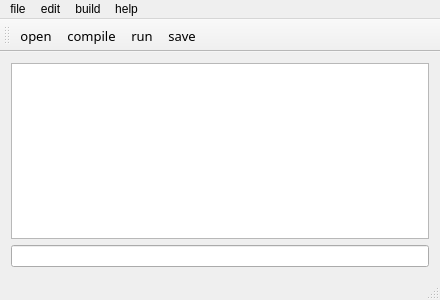
<?xml version="1.0" encoding="UTF-8"?>
<ui version="4.0">
 <class>MainWindow</class>
 <widget class="QMainWindow" name="MainWindow">
  <property name="geometry">
   <rect>
    <x>0</x>
    <y>0</y>
    <width>440</width>
    <height>300</height>
   </rect>
  </property>
  <property name="windowTitle">
   <string>MainWindow</string>
  </property>
  <widget class="QWidget" name="centralWidget">
   <layout class="QVBoxLayout" name="verticalLayout">
    <item>
     <widget class="QTextEdit" name="textEdit">
      <property name="styleSheet">
       <string notr="true"/>
      </property>
     </widget>
    </item>
    <item>
     <widget class="QLineEdit" name="lineEdit"/>
    </item>
   </layout>
  </widget>
  <widget class="QMenuBar" name="menuBar">
   <property name="geometry">
    <rect>
     <x>0</x>
     <y>0</y>
     <width>440</width>
     <height>23</height>
    </rect>
   </property>
   <widget class="QMenu" name="menufile">
    <property name="title">
     <string>file</string>
    </property>
    <addaction name="actionnew"/>
    <addaction name="actionopen"/>
    <addaction name="actionsave"/>
    <addaction name="separator"/>
   </widget>
   <widget class="QMenu" name="menuedit">
    <property name="title">
     <string>edit</string>
    </property>
    <addaction name="actionundo"/>
    <addaction name="actioncopy"/>
    <addaction name="actionpaste"/>
    <addaction name="actioncut"/>
    <addaction name="separator"/>
   </widget>
   <widget class="QMenu" name="menubuild">
    <property name="title">
     <string>build</string>
    </property>
    <addaction name="actioncompile"/>
    <addaction name="actionrun"/>
    <addaction name="separator"/>
   </widget>
   <widget class="QMenu" name="menuhelp">
    <property name="title">
     <string>help</string>
    </property>
    <addaction name="actionabout"/>
   </widget>
   <addaction name="menufile"/>
   <addaction name="menuedit"/>
   <addaction name="menubuild"/>
   <addaction name="menuhelp"/>
  </widget>
  <widget class="QToolBar" name="mainToolBar">
   <attribute name="toolBarArea">
    <enum>TopToolBarArea</enum>
   </attribute>
   <attribute name="toolBarBreak">
    <bool>false</bool>
   </attribute>
   <addaction name="actionopen"/>
   <addaction name="actioncompile"/>
   <addaction name="actionrun"/>
   <addaction name="actionsave"/>
  </widget>
  <widget class="QStatusBar" name="statusBar"/>
  <action name="actionnew">
   <property name="text">
    <string>new</string>
   </property>
   <property name="font">
    <font>
     <family>Adobe 黑体 Std R</family>
     <pointsize>10</pointsize>
    </font>
   </property>
  </action>
  <action name="actionopen">
   <property name="icon">
    <iconset>
     <normaloff>../../pictures/tubiao4.png</normaloff>../../pictures/tubiao4.png</iconset>
   </property>
   <property name="text">
    <string>open</string>
   </property>
   <property name="font">
    <font>
     <family>Adobe 黑体 Std R</family>
     <pointsize>10</pointsize>
    </font>
   </property>
  </action>
  <action name="actionsave">
   <property name="icon">
    <iconset resource="image.qrc">
     <normaloff>:/pictures/baocun.png</normaloff>:/pictures/baocun.png</iconset>
   </property>
   <property name="text">
    <string>save</string>
   </property>
   <property name="font">
    <font>
     <family>Adobe 黑体 Std R</family>
     <pointsize>10</pointsize>
    </font>
   </property>
  </action>
  <action name="actionexit">
   <property name="text">
    <string>exit</string>
   </property>
  </action>
  <action name="actionundo">
   <property name="text">
    <string>undo</string>
   </property>
   <property name="font">
    <font>
     <family>Adobe 黑体 Std R</family>
     <pointsize>10</pointsize>
    </font>
   </property>
  </action>
  <action name="actioncopy">
   <property name="text">
    <string>copy</string>
   </property>
   <property name="font">
    <font>
     <family>Adobe 黑体 Std R</family>
     <pointsize>10</pointsize>
    </font>
   </property>
  </action>
  <action name="actionpaste">
   <property name="text">
    <string>paste</string>
   </property>
   <property name="font">
    <font>
     <family>Adobe 黑体 Std R</family>
     <pointsize>10</pointsize>
    </font>
   </property>
  </action>
  <action name="actioncut">
   <property name="text">
    <string>cut</string>
   </property>
   <property name="font">
    <font>
     <family>Adobe 黑体 Std R</family>
     <pointsize>10</pointsize>
    </font>
   </property>
  </action>
  <action name="actioncompile">
   <property name="icon">
    <iconset>
     <normaloff>../../pictures/tubiao1.png</normaloff>../../pictures/tubiao1.png</iconset>
   </property>
   <property name="text">
    <string>compile</string>
   </property>
   <property name="font">
    <font>
     <family>Adobe 黑体 Std R</family>
     <pointsize>10</pointsize>
    </font>
   </property>
  </action>
  <action name="actionabout">
   <property name="text">
    <string>about</string>
   </property>
   <property name="font">
    <font>
     <family>Adobe 黑体 Std R</family>
     <pointsize>10</pointsize>
    </font>
   </property>
  </action>
  <action name="actionpause">
   <property name="icon">
    <iconset>
     <normaloff>../../pictures/zanting.png</normaloff>../../pictures/zanting.png</iconset>
   </property>
   <property name="text">
    <string>pause</string>
   </property>
  </action>
  <action name="actionrun">
   <property name="icon">
    <iconset>
     <normaloff>../../pictures/tubiao3.png</normaloff>../../pictures/tubiao3.png</iconset>
   </property>
   <property name="text">
    <string>run</string>
   </property>
   <property name="font">
    <font>
     <family>Adobe 黑体 Std R</family>
     <pointsize>10</pointsize>
    </font>
   </property>
  </action>
 </widget>
 <layoutdefault spacing="6" margin="11"/>
 <resources>
  <include location="image.qrc"/>
 </resources>
 <connections/>
</ui>
